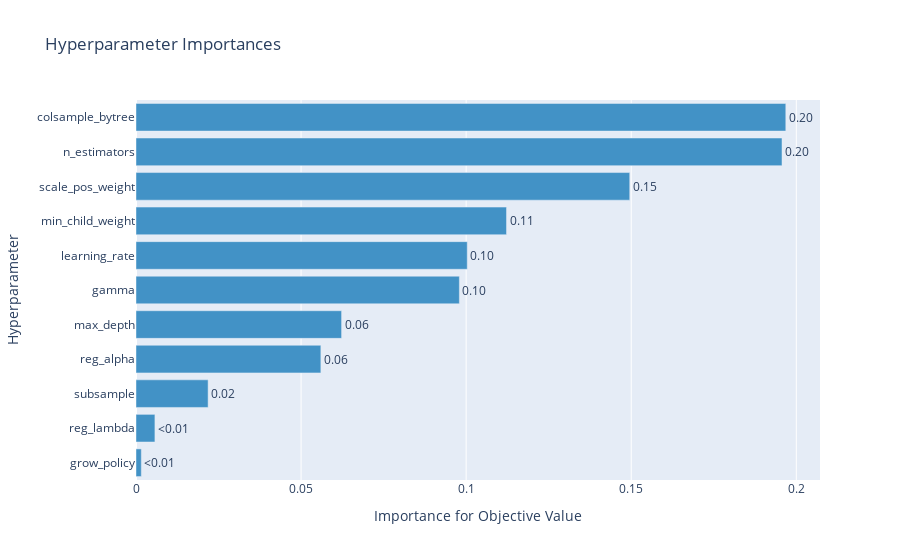

The notebook cell saved with this chart:
### Code cell
from optuna.visualization import plot_param_importances

# Plot parameter importances
plot_param_importances(study)

### Figure 1 — Plotly figure (JSON) as saved in the notebook; plotly's stock layout.template omitted (floating-point values rounded to 4 significant figures)
{"data": [{"cliponaxis": false, "hovertemplate": ["grow_policy (CategoricalDistribution): 0.0016072220919140182<extra></extra>", "reg_lambda (FloatDistribution): 0.005731672302356811<extra></extra>", "subsample (FloatDistribution): 0.021845831818469105<extra></extra>", "reg_alpha (FloatDistribution): 0.05598975160375586<extra></extra>", "max_depth (IntDistribution): 0.06227092026076622<extra></extra>", "gamma (FloatDistribution): 0.0979471037674622<extra></extra>", "learning_rate (FloatDistribution): 0.10033335996216924<extra></extra>", "min_child_weight (IntDistribution): 0.11223224336536644<extra></extra>", "scale_pos_weight (IntDistribution): 0.14955109056474555<extra></extra>", "n_estimators (IntDistribution): 0.1956710266404163<extra></extra>", "colsample_bytree (FloatDistribution): 0.19681977762257843<extra></extra>"], "marker": {"color": "rgb(66,146,198)"}, "orientation": "h", "text": ["<0.01", "<0.01", "0.02", "0.06", "0.06", "0.10", "0.10", "0.11", "0.15", "0.20", "0.20"], "textposition": "outside", "type": "bar", "x": [0.001607, 0.005732, 0.02185, 0.05599, 0.06227, 0.09795, 0.1003, 0.1122, 0.1496, 0.1957, 0.1968], "y": ["grow_policy", "reg_lambda", "subsample", "reg_alpha", "max_depth", "gamma", "learning_rate", "min_child_weight", "scale_pos_weight", "n_estimators", "colsample_bytree"]}], "layout": {"showlegend": false, "title": {"text": "Hyperparameter Importances"}, "xaxis": {"title": {"text": "Importance for Objective Value"}}, "yaxis": {"title": {"text": "Hyperparameter"}}}}
